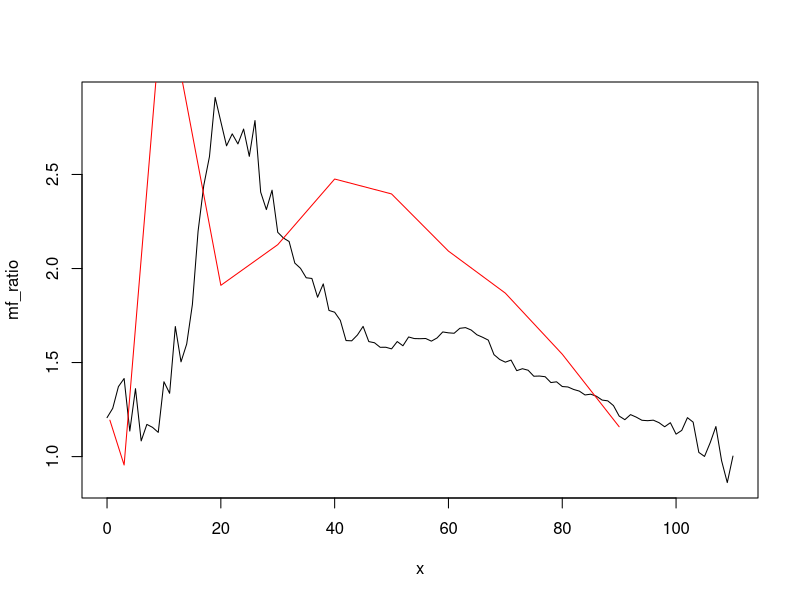
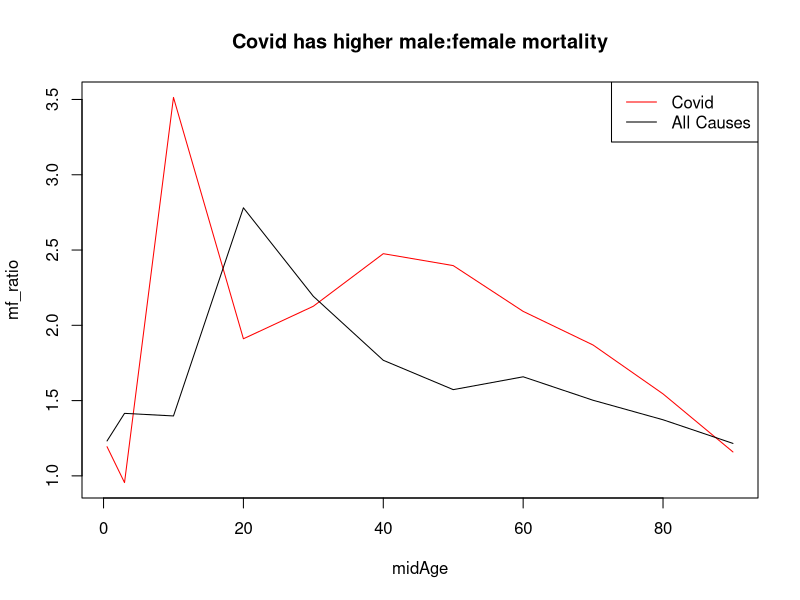

The R source for these figures, in order:
## recalculate relative risk ratios of covid:all-cause by sex for PNAS correction

## source for covid:
## "Deaths-Age-Sex_Covid-19_USA_21_07.xlsx"
## downloaded from https://dc-covid.site.ined.fr/en/data/united-states-of-america on Sept 8, 2020

## source for all-cause:
## HMD

## (1) Get ratio of covid ASMR by sex
library(data.table)
df <- read.table("../data/raw/INED_covid_usa_by_sex.tsv", header = T)
dt <- as.data.table(df)
##
dt[, nMx_m := m_covid / m_pop]
dt[, nMx_f := f_covid / f_pop]
dt[, covid_mf_ratio := round(nMx_m / nMx_f, 6)]

## midAge

dt[, midAge := c(.5, 3, seq(10, 80, 10), 90)]

## (2) now do ratio in HMD, by 1 year age groups (for graphical comparison)
## (We can compare to mid-point of age groups above)

hmd <- fread("../data/raw/hmd_life_tables/USA.Mx_1x1.txt")
hmd <- hmd[Year == 2017]
hmd[, x := as.numeric(Age)]
hmd[Age == "110+", x := 110]
hmd[, mf_ratio := Male/Female]


## plot
hmd[, plot(x, mf_ratio, type = "l")]
dt[, lines(midAge, covid_mf_ratio, col = "red")]


## table
hmd_mf_ratio = hmd[, approx(x = x, y = mf_ratio, xout = dt$midAge)$y ]
my_tab = cbind(dt[, .(midAge, covid_mf_ratio, hmd_mf_ratio)])
print(my_tab)

my_tab[, plot(midAge, covid_mf_ratio, type = "l", col = "red",
              ylab = "mf_ratio")]
my_tab[, lines(midAge, hmd_mf_ratio)]
legend("topright", c("Covid", "All Causes"), col = c("red", "black"),
       lty = c(1,1))
title("Covid has higher male:female mortality")
